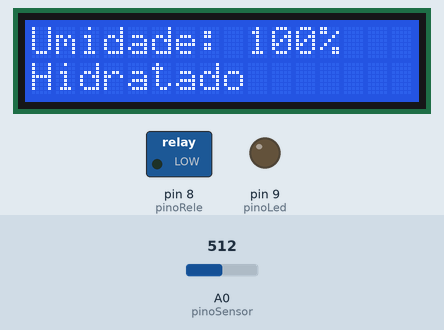
Recording of a sketch running on a simulated Arduino Uno, built with avr-gcc and run on an emulated ATmega328P. Parts: 16×2 character LCD, switched loads named in the sketch (green lamp = pin HIGH), output pins drawn as LEDs (lit = HIGH). The test bench sets the inputs (shaded band); at power-on: A0 (pinoSensor) = 512. What the sketch prints to the serial monitor is not drawn.

Above: at 1.2 s.
1.3 s: A0 (pinoSensor) set to 180
At 3.3 s:
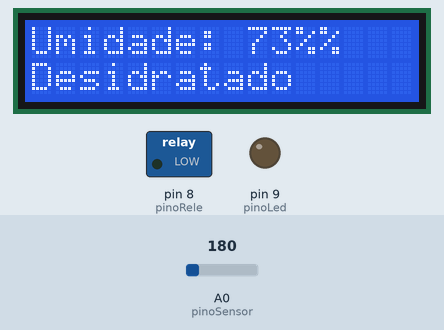
4.0 s: A0 (pinoSensor) set to 155
At 4.5 s:
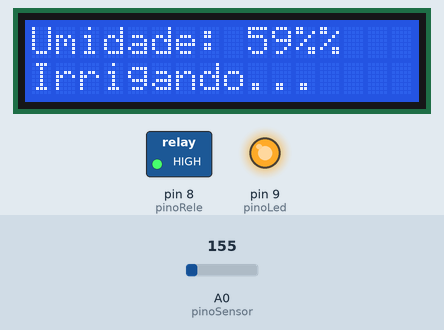
6.7 s: A0 (pinoSensor) set to 71
At 9.3 s:
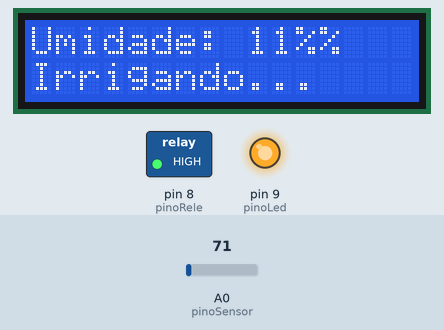
9.6 s: A0 (pinoSensor) set to 62
At 10.5 s:
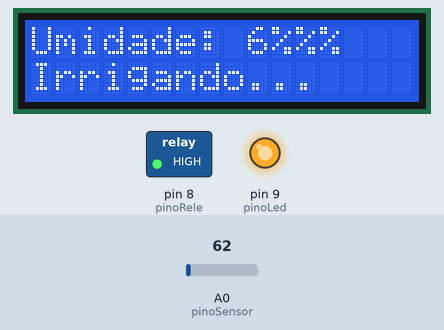
Timing chart, 0 to 12.6 s (numbered marks = the images above; inputs shaded):
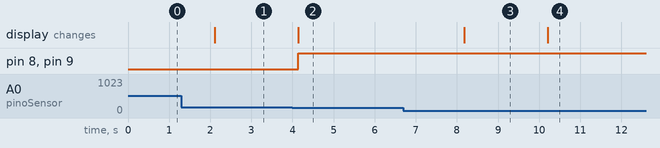

Measured:
- the behaviour switches between 174 and 173 on A0 (pinoSensor) (found by bisection; images 1 and 2)
- the behaviour switches between 68 and 67 on A0 (pinoSensor) (found by bisection; images 3 and 4)
- after the input at 1.3 s, the display: changes after 0.81 s (image 1)
- after the input at 4.0 s, pin 8 (pinoRele), pin 9 (pinoLed): LOW → HIGH after 0.14 s; the display: changes after 0.14 s (image 2)
- after the input at 6.7 s, the display: changes after 1.5 s (image 3)
- after the input at 9.6 s, the display: changes after 0.61 s (image 4)

The sketch:

LOCALIZADOR_DE_ENDERE_O_DISPLAY_I2C.ino
```cpp
#include <LiquidCrystal_I2C.h> // Inclui a biblioteca para controle de display LCD via I2C

LiquidCrystal_I2C lcd(0x27, 16, 2);

// Pinos
const int pinoSensor = A0; // Pino analógico para o sensor de umidade
const int pinoRele = 8;     // Pino digital para controle do relé (bomba)
const int pinoLed = 9;      // Pino digital para controle do LED

// Limites de umidade
const int limiteSeco = 227;     // Limite para solo seco (menor valor)
const int limiteUmedecido = 50;  // Limite para solo úmido (maior valor)

void setup() {
  lcd.begin(16, 2);                   // Inicializa o display LCD
  lcd.backlight();              // Liga a luz de fundo do LCD
  pinMode(pinoRele, OUTPUT);    // Configura o pino do relé como saída
  pinMode(pinoLed, OUTPUT);      // Configura o pino do LED como saída
  digitalWrite(pinoRele, LOW);  // Garante que a bomba esteja desligada no início
  digitalWrite(pinoLed, LOW);    // Garante que o LED esteja apagado no início
  Serial.begin(9600);           // Inicializa a comunicação serial a 9600 bps
}

void loop() {
  int nivelUmidade = analogRead(pinoSensor); // Lê o nível de umidade do sensor
  int porcentagemUmidade = map(nivelUmidade, limiteUmedecido, limiteSeco, 0, 100); // Mapeia o nível de umidade para uma porcentagem de 0 a 100

  // Evitar valores negativos: garante que a porcentagem não seja menor que 0
  porcentagemUmidade = constrain(porcentagemUmidade, 0, 100);

  // Debugging: exibe o nível de umidade lido
  Serial.print("Nivel Umidade: ");
  Serial.println(nivelUmidade);
  Serial.print("Porcentagem Umidade: ");
  Serial.println(porcentagemUmidade);

  // Atualizar LCD
  lcd.setCursor(0, 0);         // Move o cursor para a primeira linha
  lcd.print("Umidade: ");      // Exibe o texto "Umidade: "
  lcd.print(porcentagemUmidade); // Exibe o nível de umidade em porcentagem
  lcd.print("%");               // Exibe o símbolo de porcentagem

  // Verificar se o solo precisa de irrigação
  if (porcentagemUmidade < 70) { // Irrigar se a umidade estiver abaixo de 70%
    lcd.setCursor(0, 1);
    lcd.print("Irrigando..."); // Exibe que está irrigando
    digitalWrite(pinoRele, HIGH);   // Liga a bomba de água
    digitalWrite(pinoLed, HIGH);      // Acende o LED
  } else if (nivelUmidade < limiteSeco) { // Solo seco
    lcd.setCursor(0, 1);
    lcd.print("Desidratado"); // Exibe que o solo está desidratado
    digitalWrite(pinoRele, LOW);   // Desliga a bomba de água
    digitalWrite(pinoLed, LOW);      // Apaga o LED
  } else if (nivelUmidade > limiteUmedecido) { // Solo úmido
    lcd.setCursor(0, 1);
    lcd.print("Hidratado"); // Exibe que o solo está hidratado
    digitalWrite(pinoRele, LOW);    // Desliga a bomba de água
    digitalWrite(pinoLed, LOW);      // Apaga o LED
  } else { // Se o nível de umidade estiver entre os limites
    lcd.setCursor(0, 1);
    lcd.print("Estado: OK        "); // Exibe que o solo está em estado OK
    digitalWrite(pinoRele, LOW);    // Garante que a bomba esteja desligada
    digitalWrite(pinoLed, LOW);      // Apaga o LED
  }

  delay(2000); // Espera 2 segundos antes da próxima leitura
}
```
